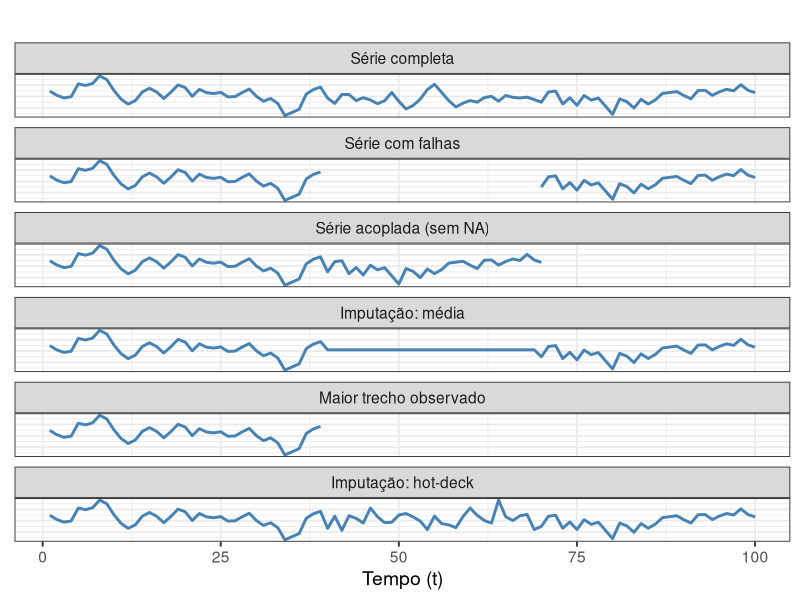

Source code (R):
# Pacotes ----- 
{
  library(ggplot2)
  library(tidyr)
  library(dplyr)
}

# Função Principal ---- 

fn_gera_serie_colada <- function(n, phi = 0.8, sigma = 1, tau = 10, m = 5, seed = NULL) {
  if (!is.null(seed)) set.seed(seed)
  
  # Verificações básicas
  if (tau + m - 1 > n) {
    stop("O intervalo de NA excede o tamanho da série (n).")
  }
  
  # Inicializa a série
  y <- numeric(n)
  y[1] <- rnorm(1, mean = 0, sd = sigma / sqrt(1 - phi^2))  # valor inicial em equilíbrio
  
  # Gera a série AR(1)
  for (t in 2:n) {
    y[t] <- phi * y[t - 1] + rnorm(1, mean = 0, sd = sigma)
  }
  
  # Cria a versão incompleta
  y_incompleta <- y
  y_incompleta[tau:(tau + m - 1)] <- NA
  
  # Imputação pela média
  media_obs <- mean(y_incompleta, na.rm = TRUE)
  y_media <- y_incompleta
  y_media[is.na(y_media)] <- media_obs
  
  # Imputação hot-deck (valor aleatório observado)
  y_hotdeck <- y_incompleta
  valores_observados <- y_hotdeck[!is.na(y_hotdeck)]
  y_hotdeck[is.na(y_hotdeck)] <- sample(valores_observados, sum(is.na(y_hotdeck)), replace = TRUE)
  
  # Série colada = remove os NAs e "gruda" os pedaços
  y_colada_curta <- y_incompleta[!is.na(y_incompleta)]
  y_colada <- rep(NA, n)
  y_colada[1:length(y_colada_curta)] <- y_colada_curta
  
  # Dataframe final
  df <- data.frame(
    tempo = 1:n,
    completa = y,
    incompleta = y_incompleta,
    imput_media = y_media,
    imput_hotdeck = y_hotdeck,
    serie_colada = y_colada
  )
  
  return(df)
}

# Plot para o trabalho ----

# Extração dos parâmetros da série
tau_sim <- 40
m_sim <- 30
n_sim <- 100 
phi_sim = 0.5
sigma_sim = 1
seed_sim = 123456

# Gerar dados
df <- fn_gera_serie_colada(n = n_sim, phi = phi_sim, sigma = sigma_sim, tau = tau_sim, m = m_sim, seed = seed_sim)

# Determinar os dois trechos possíveis
idx_antes <- 1:(tau_sim - 1)
idx_depois <- (tau_sim + m_sim):n_sim

# Seleciona o maior trecho
trecho_maior <- if (length(idx_antes) >= length(idx_depois)) {
  df[idx_antes, c("tempo", "completa")] %>% mutate(tipo = "Maior trecho observado")
} else {
  df[idx_depois, c("tempo", "completa")] %>% mutate(tipo = "Maior trecho observado")
}
colnames(trecho_maior)[2] <- "valor"

# Transformar o restante do df para formato longo
df_long <- df %>%
  pivot_longer(cols = -tempo, names_to = "tipo", values_to = "valor") %>%
  mutate(tipo = recode(tipo,
                       completa = "Série completa",
                       incompleta = "Série com falhas",
                       imput_media = "Imputação: média",
                       imput_hotdeck = "Imputação: hot-deck",
                       serie_colada = "Série acoplada (sem NA)"
  ))

# Adicionar o quinto cenário (maior trecho)
df_final <- bind_rows(df_long, trecho_maior)

# Definir ordem dos gráficos
df_final$tipo <- factor(df_final$tipo, levels = c(
  "Série completa",
  "Série com falhas",
  "Série acoplada (sem NA)",
  "Imputação: média",
  "Maior trecho observado",
  "Imputação: hot-deck"
))

# Plot final
# Plot final sem eixo y
ggplot(df_final, aes(x = tempo, y = valor)) +
  geom_line(color = "steelblue", size = 1, na.rm = FALSE) +
  facet_wrap(~ tipo, ncol = 1, scales = "free_y") +
  theme_bw(base_size = 14) +
  theme(
    axis.title.y = element_blank(),
    axis.text.y = element_blank(),
    axis.ticks.y = element_blank()
  ) +
  labs(
    title = "",
    x = "Tempo (t)",
    y = ""
  )
